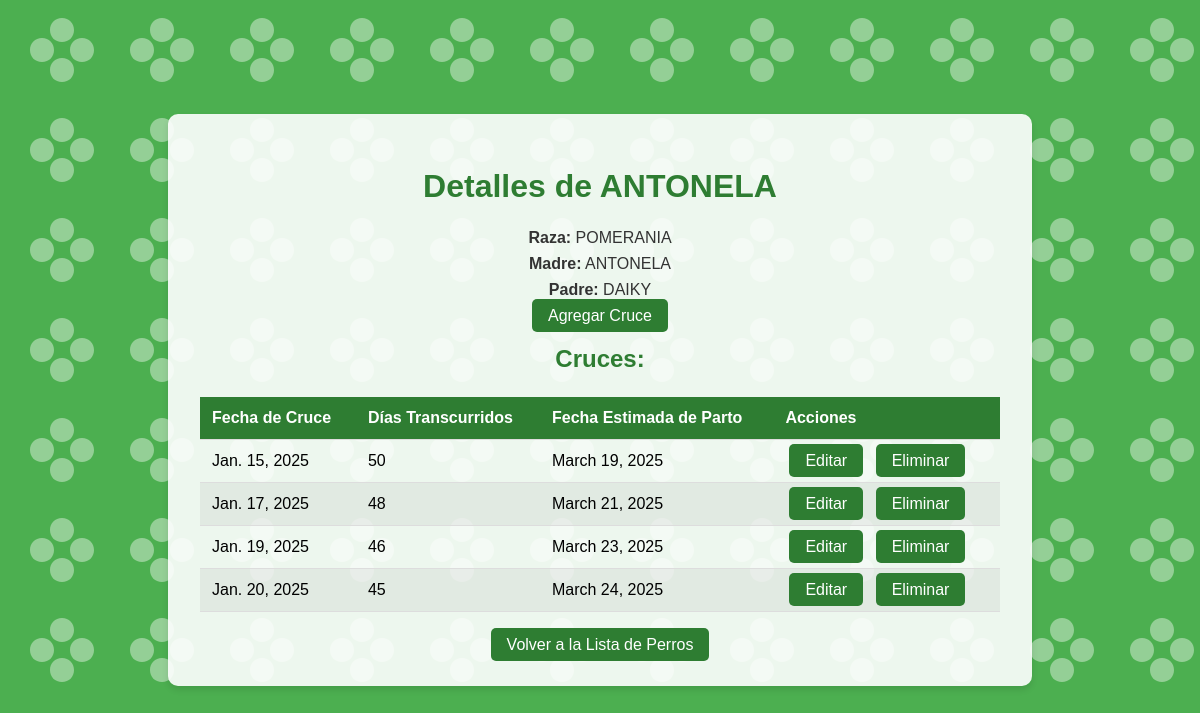
Page /detalle_perro/13/ on the committed database.
### perros/models.py (models this page shows, shortened)
class Perro(models.Model):
    nombre = models.CharField(max_length=100)
    raza = models.CharField(max_length=100)
    madre = models.CharField(max_length=100)
    padre = models.CharField(max_length=100)

class Cruce(models.Model):
    perro = models.ForeignKey(Perro, on_delete=models.CASCADE, related_name="cruces")
    fecha_insem = models.DateField()
    fecha_actual = models.DateField(auto_now=True)
    dias_transcurridos = models.PositiveIntegerField(blank=True, null=True)
    fecha_parto_estimada = models.DateField(blank=True, null=True)
    def save(self, *args, **kwargs):
        self.dias_transcurridos = (date.today() - self.fecha_insem).days
        self.fecha_parto_estimada = self.fecha_insem + timedelta(days=63)
        super().save(*args, **kwargs)

### perros/views.py (the view)
# urls.py: path("detalle_perro/<int:perro_id>/", views.detalle_perro, name="detalle_perro"),
def detalle_perro(request, perro_id):
    perro = get_object_or_404(Perro, id=perro_id)
    cruces = perro.cruces.all()
    for cruce in cruces:
        cruce.dias_transcurridos = (date.today() - cruce.fecha_insem).days
        cruce.fecha_parto_estimada = cruce.fecha_insem + timedelta(days=63)
        cruce.save()
    return render(request, "perros/detalle_perro.html", {"perro": perro, "cruces": cruces})

### perros/templates/perros/detalle_perro.html (shortened to what this page needs)
<!DOCTYPE html>
<html lang="es">
<head>
</head>
<body>
    <div class="container">
        <h1>Detalles de {{ perro.nombre }}</h1>
        <p><strong>Raza:</strong> {{ perro.raza }}</p>
        <p><strong>Madre:</strong> {{ perro.madre }}</p>
        <p><strong>Padre:</strong> {{ perro.padre }}</p>
        <a href="{% url 'agregar_cruce' perro.id %}">Agregar Cruce</a>
        <h2>Cruces:</h2>
        <table>
            <thead>
                <tr>
                    <th>Fecha de Cruce</th>
                    <th>Días Transcurridos</th>
                    <th>Fecha Estimada de Parto</th>
                    <th>Acciones</th>
                </tr>
            </thead>
            <tbody>
                {% for cruce in cruces %}
                <tr>
                    <td>{{ cruce.fecha_insem }}</td>
                    <td>
                        {% if cruce.dias_transcurridos is not None %}
                            {{ cruce.dias_transcurridos }}
                        {% else %}
                            No disponible
                        {% endif %}
                    </td>
                    <td>
                        {% if cruce.fecha_parto_estimada %}
                            {{ cruce.fecha_parto_estimada }}
                        {% else %}
                            No disponible
                        {% endif %}
                    </td>
                    <td>
                        <a href="{% url 'editar_cruce' cruce.id %}">Editar</a>
                        <a href="{% url 'eliminar_cruce' cruce.id %}">Eliminar</a>
                    </td>
                </tr>
                {% endfor %}
            </tbody>
        </table>
        <a href="{% url 'lista_perros' %}" class="back-link">Volver a la Lista de Perros</a>
    </div>
</body>
</html>

### perros/templates/perros/detalle_perro.html (style rules this page uses)
body { font-family: Arial, sans-serif; background-color: #4CAF50; margin: 0; padding: 0; display: flex; justify-content: center; align-items: center; min-height: 100vh; }
.container { background-color: rgba(255, 255, 255, 0.9); padding: 2rem; border-radius: 10px; box-shadow: 0 4px 6px rgba(0, 0, 0, 0.1); text-align: center; max-width: 800px; width: 100%; }
h1, h2 { color: #2E7D32; margin-bottom: 1.5rem; }
p { font-size: 1rem; margin: 0.5rem 0; color: #333; }
table { width: 100%; border-collapse: collapse; margin-bottom: 1.5rem; }
th, td { padding: 0.75rem; text-align: left; border-bottom: 1px solid #ddd; }
th { background-color: #2E7D32; color: white; font-weight: bold; }
tr:nth-child(even) { background-color: rgba(0, 0, 0, 0.05); }
a { background-color: #2E7D32; color: white; padding: 0.5rem 1rem; text-decoration: none; border-radius: 5px; transition: all 0.3s ease; margin: 0.25rem; }

### rows in the picture
Perro: nombre "ANTONELA", raza "POMERANIA", madre "ANTONELA", padre "DAIKY"
Cruce: fecha_insem "Jan. 15, 2025", dias_transcurridos "50", fecha_parto_estimada "March 19, 2025"
Cruce: fecha_insem "Jan. 17, 2025", dias_transcurridos "48", fecha_parto_estimada "March 21, 2025"
Cruce: fecha_insem "Jan. 19, 2025", dias_transcurridos "46", fecha_parto_estimada "March 23, 2025"
Cruce: fecha_insem "Jan. 20, 2025", dias_transcurridos "45", fecha_parto_estimada "March 24, 2025"
